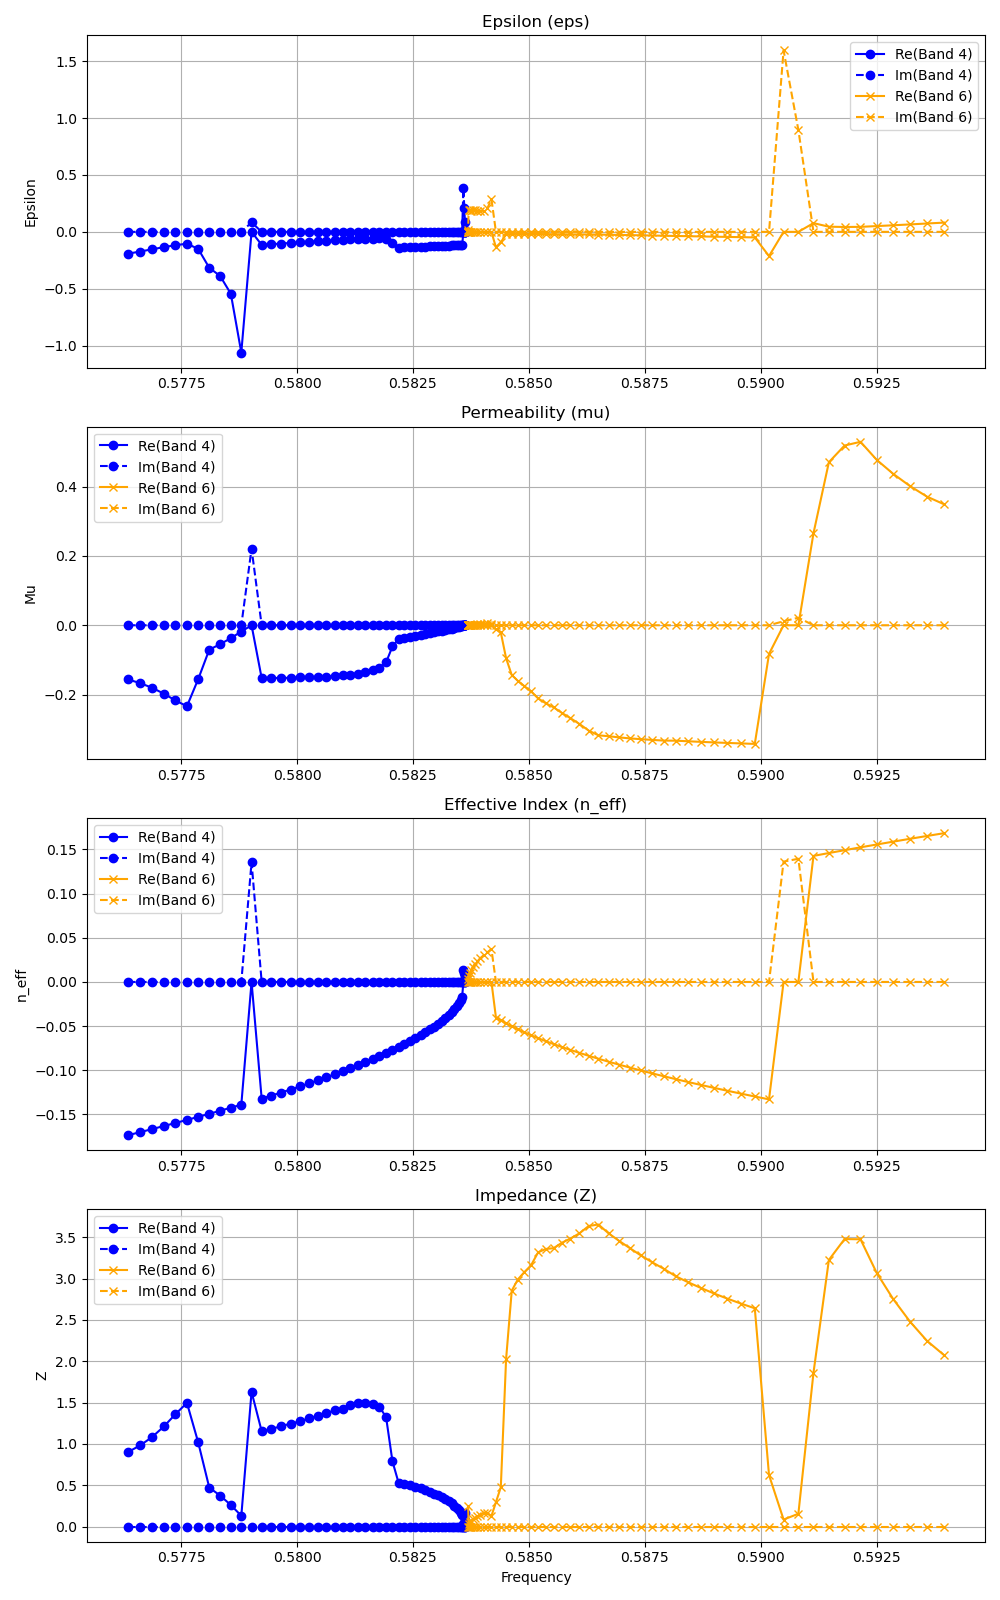

Reproduce this figure in Python.
import sys
import os
import numpy as np
import matplotlib.pyplot as plt
import pandas as pd
import meep as mp

sys.path.append("/zhome/2f/7/202918/phc_nzi/src")
from phc_nzi.photonic_crystal_maker import BaseDielectricDistribution, PhotonicCrystal, SquareLattice
from phc_nzi.mpb_configurator import MPBSchemeConfigurator
from phc_nzi.simulation_handler import Simulation
from phc_nzi.field_analyzer import FieldAnalyzer
from phc_nzi.simulation_viewer import SimulationViewer

lattice_2D = SquareLattice()
data_root = "/work3/enrva/phc_nzi_data/MPB_data/retrieval_debug"
T = 4
n_InP = 3.075 * (1 + 2.7e-5 * T)
eps_inp = round(n_InP**2, 2)
RESOLUTION = 32

def get_analyzer_and_df(case_idx, r1, r2, name):
    geom_2D = BaseDielectricDistribution(eps_bulk=eps_inp, eps_atoms=1).make_C4v_diatomic_B()
    photonic_crystal_2D = PhotonicCrystal(lattice=lattice_2D, atoms=geom_2D)
    sim_name = f"C4v_debug_case_{case_idx}_{name.replace(' ', '_')}"
    
    configuration_options = dict(
        resolution=RESOLUTION, num_bands=8,
        k_points=[mp.Vector3(0.1, 0), mp.Vector3(0,0)],
        k_points_interpolation_factor=50,
        extra_runner_command=("display-group-velocities fix-hfield-phase fix-efield-phase "
                              "output-hfield output-nonbloch-efield-y output-nonbloch-hfield-z")
    )
    mpb_config = MPBSchemeConfigurator(photonic_crystal_2D, ["te"], **configuration_options)
    script = mpb_config.get_scheme_config(join_newline=True)
    simulation = Simulation(simulation_name=sim_name, script=script, directory=os.path.join(data_root, sim_name))
    simulation.run_hpc(mpb_command_line_params={"r1": r1, "r2": r2})
    visualizer = SimulationViewer(simulation)
    plt.figure()
    plt.subplot(1, 2, 1)
    visualizer.plot_epsilon_2d()
    plt.subplot(1, 2, 2)
    visualizer.plot_band_diagram("te", k_points_path=["k_x", "$\Gamma$"])
    plt.savefig(f"{sim_name}_band_diagram.png")
    plt.show()
    
    analyzer = FieldAnalyzer(simulation, bands=[4, 5, 6], polarization="te", k_direction="x")
    # Call directly with true to use the updated internal field_analyzer.py logic!
    df = analyzer.get_eps_mu_impedance_neff(component_i="y", component_j="z", plot=False, enforce_continuity=True)
    return analyzer, df

# 0.2537, r2=0.3616
# 0.2179, r2=0.3153


an, df_raw = get_analyzer_and_df(0, 0.2179, 0.3153, "Valley")
df_new = df_raw.copy()

# Plot Band 4 and Band 6
fig, axs = plt.subplots(4, 1, figsize=(10, 16))

bands = [4, 6]
colors = {4: 'blue', 6: 'orange'}
markers = {4: 'o', 6: 'x'}

for band in bands:
    mask = df_new['band'] == band
    if not mask.any():
        continue
    x = df_new.loc[mask, 'frequency']

    label_re = f'Re(Band {band})'
    label_im = f'Im(Band {band})'

    # eps
    axs[0].plot(x, df_new.loc[mask, 'eps'].apply(np.real), color=colors[band], marker=markers[band], label=label_re)
    axs[0].plot(x, df_new.loc[mask, 'eps'].apply(np.imag), color=colors[band], marker=markers[band], linestyle='--', label=label_im)
    axs[0].set_title('Epsilon (eps)')
    axs[0].set_ylabel('Epsilon')

    # mu
    axs[1].plot(x, df_new.loc[mask, 'mu'].apply(np.real), color=colors[band], marker=markers[band], label=label_re)
    axs[1].plot(x, df_new.loc[mask, 'mu'].apply(np.imag), color=colors[band], marker=markers[band], linestyle='--', label=label_im)
    axs[1].set_title('Permeability (mu)')
    axs[1].set_ylabel('Mu')

    # n_eff
    axs[2].plot(x, df_new.loc[mask, 'n_eff'].apply(np.real), color=colors[band], marker=markers[band], label=label_re)
    axs[2].plot(x, df_new.loc[mask, 'n_eff'].apply(np.imag), color=colors[band], marker=markers[band], linestyle='--', label=label_im)
    axs[2].set_title('Effective Index (n_eff)')
    axs[2].set_ylabel('n_eff')

    # Z
    axs[3].plot(x, df_new.loc[mask, 'impedance'].apply(np.real), color=colors[band], marker=markers[band], label=label_re)
    axs[3].plot(x, df_new.loc[mask, 'impedance'].apply(np.imag), color=colors[band], marker=markers[band], linestyle='--', label=label_im)
    axs[3].set_title('Impedance (Z)')
    axs[3].set_ylabel('Z')
    axs[3].set_xlabel('Frequency')

for ax in axs:
    ax.legend()
    ax.grid(True)

plt.tight_layout()
plt.savefig('debug_jumps.png')
print("Saved debug_jumps.png")
